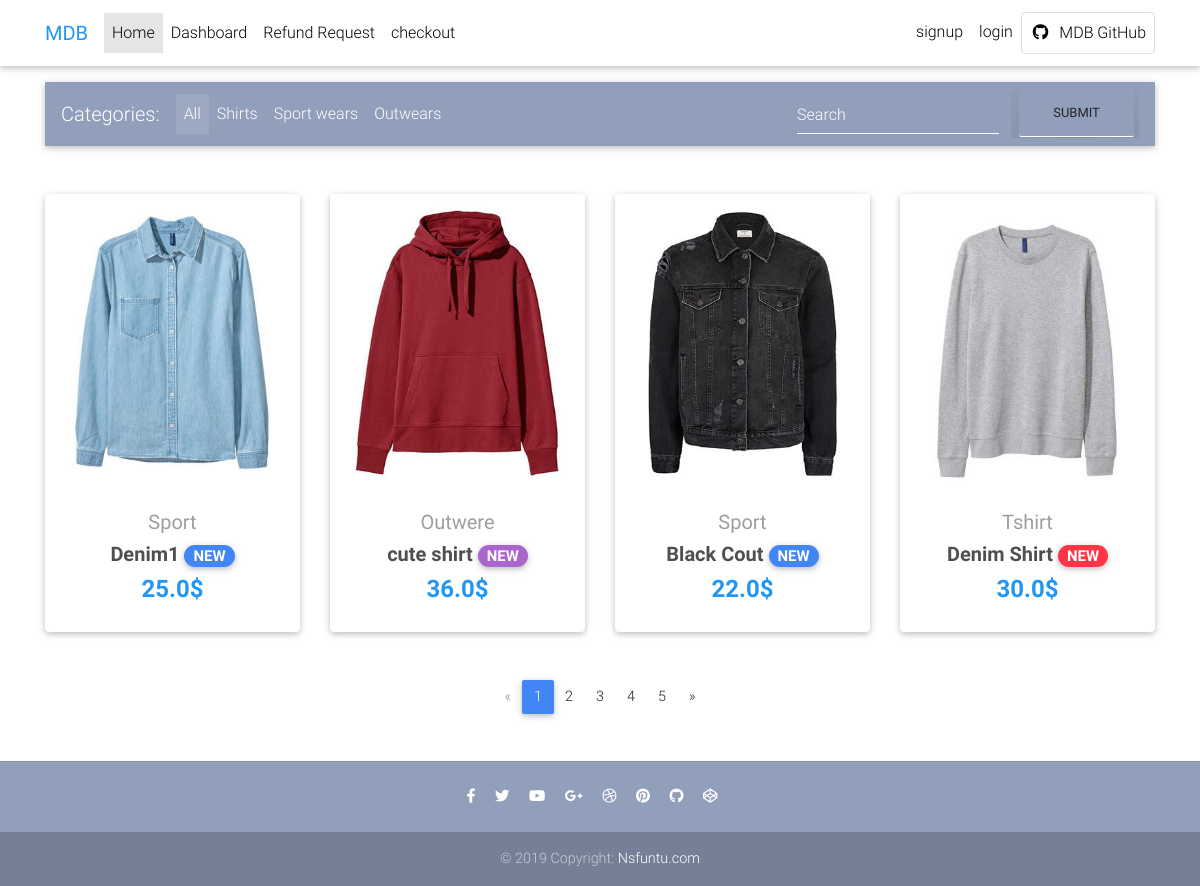
The page / on the database its author committed.
### core/models.py (models this page shows, shortened)
class Item(models.Model):
    title = models.CharField(max_length=50)
    image = models.ImageField(upload_to='media')
    discription = models.TextField()
    slug = models.SlugField()
    price = models.FloatField()
    category = models.CharField(choices= CATEGORY,max_length=1)
    discount = models.FloatField()
    label = models.CharField(choices=LABELS,max_length=1)
    def get_product_url(self):
        return reverse('core:product',kwargs={
            'slug' : self.slug
        })

### core/views.py (the view)
# urls.py: path('',views.Home.as_view(),name="home"),
class Home(ListView):
    model = Item
    template_name = 'index.html'
    paginate_by = 9

### ecomm/template/index.html (shortened to what this page needs)
{% extends 'base.html' %}
{% load static %}
{% block content %}
  <main>
    <div class="container">
      <nav class="navbar navbar-expand-lg navbar-dark mdb-color lighten-3 mt-3 mb-5">
        <span class="navbar-brand">Categories:</span>
        <div class="collapse navbar-collapse" id="basicExampleNav">
          <ul class="navbar-nav mr-auto ">
            <li class="nav-item active">
              <a class="nav-link" href="#">All
              </a>
            </li>
            <li class="nav-item">
              <a class="nav-link" href="#">Shirts</a>
            </li>
            <li class="nav-item">
              <a class="nav-link" href="#">Sport wears</a>
            </li>
            <li class="nav-item">
              <a class="nav-link" href="#">Outwears</a>
            </li>
          </ul>
          <form action="{% url 'core:search' %}"  class="form-inline" method="GET">
            <div class="md-form my-0">
              <input class="form-control mr-sm-2" name="search" type="text" placeholder="Search" aria-label="Search">
              <input type="submit" class="btn btn-secondray shadow-lg" >
            </div>
          </form>
        </div>
      </nav>
      <section class="text-center mb-4">
        <div class="row wow fadeIn">
          {% for item in object_list %}
          <div class="col-lg-3 col-md-6 mb-4">
            <div class="card">
              <div class="view overlay ">
                <img src="{{ item.image.url }}"  class="card-img-top "
                  alt="">
              </div>
              <div class="card-body text-cent er">
                <a href="" class="grey-text">
                  <h5>{{ item.get_category_display }}</h5>
                </a>
                <h5>
                  <strong>
                    <a href="" class="dark-grey-text">{{ item.title }}
                      <span class="badge badge-pill {{ item.get_label_display }}-color">NEW</span>
                    </a>
                  </strong>
                </h5>
                <h4 class="font-weight-bold blue-text">
                  <strong>{{ item.price }}$</strong>
                </h4>
              </div>
            </div>
          </div>
          {% endfor %}
        </div>
      </section>
      <nav class="d-flex justify-content-center wow fadeIn">
        <ul class="pagination pg-blue">
          <li class="page-item disabled">
            <a class="page-link" href="#" aria-label="Previous">
              <span aria-hidden="true">&laquo;</span>
            </a>
          </li>
          <li class="page-item active">
            <a class="page-link" href="#">1
            </a>
          </li>
          <li class="page-item">
            <a class="page-link" href="#">2</a>
          </li>
          <li class="page-item">
            <a class="page-link" href="#">3</a>
          </li>
          <li class="page-item">
            <a class="page-link" href="#">4</a>
          </li>
          <li class="page-item">
            <a class="page-link" href="#">5</a>
          </li>
          <li class="page-item">
            <a class="page-link" href="#" aria-label="Next">
              <span aria-hidden="true">&raquo;</span>
            </a>
          </li>
        </ul>
      </nav>
    </div>
  </main>
{% endblock %}

### ecomm/template/base.html (shortened to what this page needs)
<!DOCTYPE html>
<html lang="en">
{% load static %}
{% load count_cart %}
<head>
    <link rel="stylesheet" href="https://use.fontawesome.com/releases/v5.11.2/css/all.css">
    <link href="{% static 'css/bootstrap.min.css' %}" rel="stylesheet">
    <link href="{% static 'css/mdb.min.css' %}" rel="stylesheet">
    <link href="{% static 'css/style.min.css' %}" rel="stylesheet">
</head>
<body>
    <nav class="navbar navbar-expand-lg navbar-light  white scrolling-navbar">
        <div class="container">
            <a class="navbar-brand waves-effect" href="https://mdbootstrap.com/docs/jquery/" target="_blank">
                <strong class="blue-text">MDB</strong>
            </a>
            <div class="collapse navbar-collapse" id="navbarSupportedContent">
                <ul class="navbar-nav mr-auto">
                    <li class="nav-item active">
                        <a class="nav-link waves-effect" href="/">Home
                        </a>
                    </li>
                    <li class="nav-item">
                        <a class="nav-link waves-effect" href="{% url 'core:dashbord' %}"
                            target="_blank">Dashboard</a>
                    </li>
                    <li class="nav-item">
                        <a class="nav-link waves-effect"
                            href="{% url 'core:refund' %}" target="_blank">
                        Refund Request</a>
                    </li>
                    <li class="nav-item">
                        <a class="nav-link waves-effect" href="{% url 'core:checkout' %}" target="_blank">
                            checkout</a>
                    </li>
                </ul>
                <ul class="navbar-nav nav-flex-icons">
                    {% if request.user.is_authenticated  %}
                    <li class="nav-item">
                        <a href="{% url 'core:detailed_summary' %}" class="nav-link waves-effect">
                            <span class="badge red z-depth-1 mr-1"> {{ request.user|cart_count}} </span>
                            <i class="fas fa-shopping-cart"></i>
                            <span class="clearfix d-none d-sm-inline-block"> Cart </span>
                            item <span class="badge red z-depth-1 mr-1"> {{ request.user|cart_item_count}} </span>
                        </a>
                    </li>
                    <li class="nav-item">
                        <a href="{% url 'account_logout' %}" class="nav-link waves-effect" target="_blank">
                            logout
                        </a>
                    </li>
                    {% else %}
                    <li class="nav-item">
                        <a href="{% url 'account_signup' %}" class="nav-link waves-effect" target="_blank">
                            signup
                        </a>
                    </li>
                    <li class="nav-item">
                        <a href="{% url 'account_login' %}" class="nav-link waves-effect" target="_blank">
                            login
                        </a>
                    </li>
                    {% endif %}
                    <li class="nav-item">
                        <a href="https://github.com/mdbootstrap/bootstrap-material-design"
                            class="nav-link border border-light rounded waves-effect" target="_blank">
                            <i class="fab fa-github mr-2"></i>MDB GitHub
                        </a>
                    </li>
                </ul>
            </div>
        </div>
    </nav>
    {% block content %}
    {% endblock %}
    <footer class="page-footer text-center font-small mt-4 wow fadeIn">
        <hr class="my-4">
        <div class="pb-4">
            <a href="https://www.facebook.com/mdbootstrap" target="_blank">
                <i class="fab fa-facebook-f mr-3"></i>
            </a>
            <a href="https://twitter.com/MDBootstrap" target="_blank">
                <i class="fab fa-twitter mr-3"></i>
            </a>
            <a href="https://www.youtube.com/watch?v=7MUISDJ5ZZ4" target="_blank">
                <i class="fab fa-youtube mr-3"></i>
            </a>
            <a href="https://plus.google.com/u/0/b/107863090883699620484" target="_blank">
                <i class="fab fa-google-plus-g mr-3"></i>
            </a>
            <a href="https://dribbble.com/mdbootstrap" target="_blank">
                <i class="fab fa-dribbble mr-3"></i>
            </a>
            <a href="https://pinterest.com/mdbootstrap" target="_blank">
                <i class="fab fa-pinterest mr-3"></i>
            </a>
            <a href="https://github.com/mdbootstrap/bootstrap-material-design" target="_blank">
                <i class="fab fa-github mr-3"></i>
            </a>
            <a href="http://codepen.io/mdbootstrap/" target="_blank">
                <i class="fab fa-codepen mr-3"></i>
            </a>
        </div>
        <div class="footer-copyright py-3">
            © 2019 Copyright:
            <a href="https://mdbootstrap.com/education/bootstrap/" target="_blank">Nsfuntu.com </a>
        </div>
    </footer>
</body>
</html>

### ecomm/template/base.html (style rules this page uses)
html, body, header, .carousel { height: 60vh; }

### rows shown on the page
Item: image (picture), category "Sport", title "Denim1", price "25.0"
Item: image (picture), category "Outwere", title "cute shirt", price "36.0"
Item: image (picture), category "Sport", title "Black Cout", price "22.0"
Item: image (picture), category "Tshirt", title "Denim Shirt", price "30.0"
